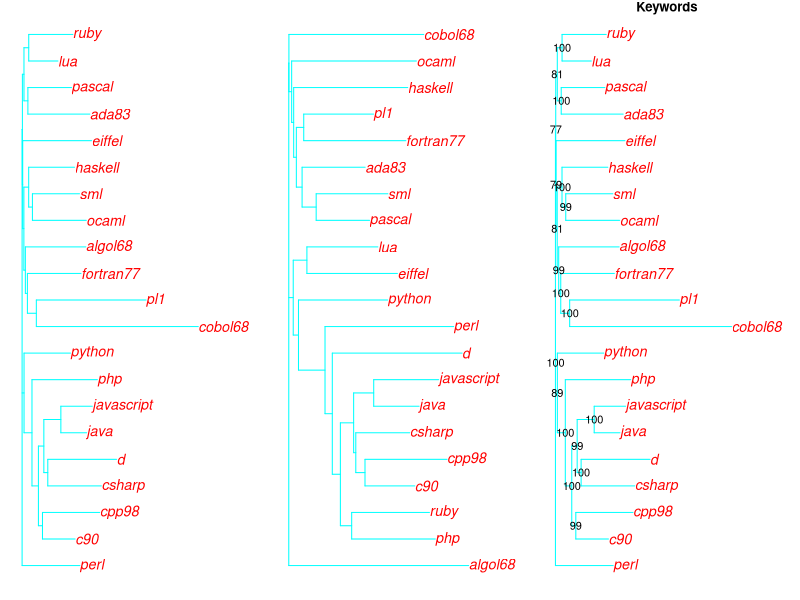
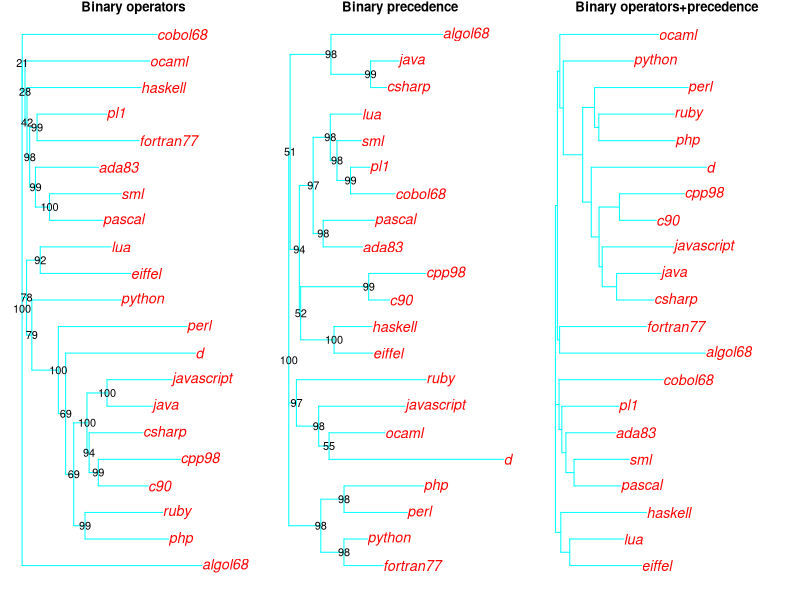
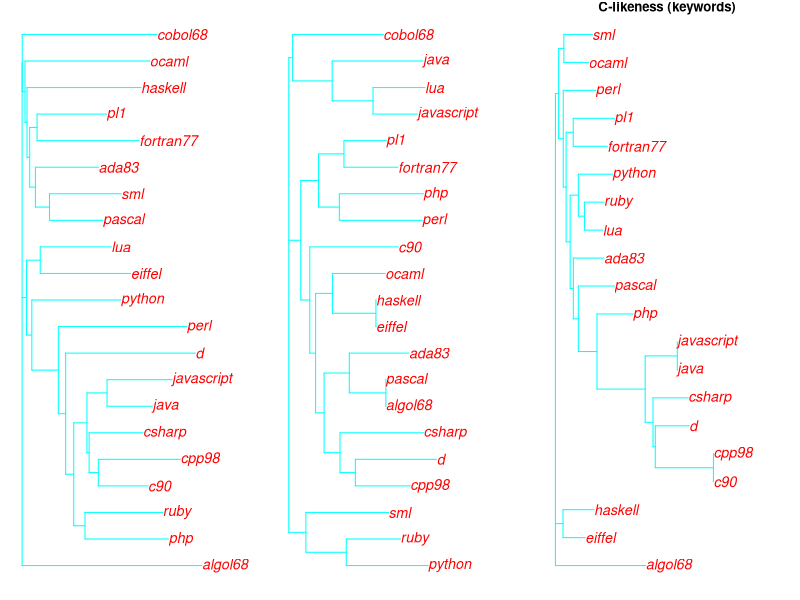

Recreate these plots in R, in order.
#
# mkphylo.R, 24 Apr 22
#
# Build phylogenetic trees from one or more traits in lang.csv
# Uses a distance matrix approach

library("ape")
library("colorspace")
library("reshape2")

pal_col=rainbow(2)

phylo_plot=function(l_info, info_str="")
{
k_data=dcast(l_info, value ~ language, length)
k_data$value=NULL
k_adj=as.matrix(k_data)

key_dist=dist(t(k_adj))

key_phy=nj(key_dist)
plot(key_phy, cex=1.3, tip.color=pal_col[1], edge.color=pal_col[2], main=info_str)

return(key_dist)
}


# Generate num_iter variants of each language
boot_lang=function(l_info, num_iter=100)
{
# Generate for one language
boot_trait=function(lang_col)
   {
   # Add 5% new traits, rounded up
   num_new_trait=trunc(0.5+0.05*sum(k_adj[ , lang_col]))
   new_tree=function()
      {
      # A random sample of new trait values drawn from all possible values
      new_traits=sample(1:num_traits, num_new_trait)
      mod_adj=k_adj
      mod_adj[new_traits, lang_col]=1 # ignore the possibility that trait is already present

      # Build tree
      key_dist=dist(t(mod_adj))
      t=NULL # otherwise any global t will be used :-O
      t[[1]]=nj(key_dist) # using as.list does not have the desired effect
      return(t)
      }
   return(replicate(num_iter, new_tree())) # Build lots of variants
   }

# Build adjacency matrix and modify this
k_data=dcast(l_info, value ~ language, length)
k_data$value=NULL # remove value column
k_adj=as.matrix(k_data) # convert to adjacency matrix

num_langs=ncol(k_adj)
num_traits=nrow(k_adj)

t=sapply(1:num_langs, boot_trait) # iterate over all languages
return(t)
}

# Plot tree with bootstrapped percentages
phylo_boot_plot=function(l_info, info_str="")
{
k_data=dcast(l_info, value ~ language, length)
k_data$value=NULL
k_adj=t(as.matrix(k_data))

tree=nj(dist(k_adj))

## the 'genetric' specific bootstrap function
# bstrees=boot.phylo(tree, k_adj, fun, B=1000, trees = TRUE)$trees

bstrees=boot_lang(l_info)
## get proportions of each clade:
clad=prop.clades(tree, bstrees, rooted = FALSE)
## get proportions of each bipartition:
# boot=prop.part(tree, bstrees)

plot(tree, cex=1.3, tip.color=pal_col[1], edge.color=pal_col[2], main=info_str)
# drawSupportOnEdges(boot)
nodelabels(trunc(100*clad/(nrow(k_adj)*100)), frame="none") # Display percentage

return(dist(k_adj))
}


linf=read.csv("lang-info/lang.csv", as.is=TRUE)


par(mar=c(1, 1, 1, 1))

lkey=subset(linf, trait == "keyword")
lbinop=subset(linf, trait == "binary-operator")
lbinprec=subset(linf, trait == "binary-precedence")
lfundef=subset(linf, trait == "function-definition")

# Check for suspicious counts
# sort(table(lbinop$value))
# Check for duplicates
# t=ddply(lkey, .(language), function(df) count(df$value))
# t[which(t$freq > 1), ]
# t=ddply(lbinop, .(language), function(df) count(df$value))
# t[which(t$freq > 1), ]
# t=ddply(lfundef, .(language), function(df) count(df$value))
# t[which(t$freq > 1), ]

par(mfcol=c(1, 3))

key_dist=phylo_plot(lkey)

binop_dist=phylo_plot(lbinop)

key_dist=phylo_boot_plot(lkey, "Keywords")
binop_dist=phylo_boot_plot(lbinop, "Binary operators")

bprec_dist=phylo_boot_plot(lbinprec, "Binary precedence")

# Combine multiple distance matrices
# Range of distance values will depend on the number of attributes.
# Normalise by dividing by distance mean.
comb_dist=as.matrix(binop_dist)/mean(binop_dist)+0.2*as.matrix(bprec_dist/mean(bprec_dist))
comb_phy=nj(comb_dist)
plot(comb_phy, cex=1.3, tip.color=pal_col[1], edge.color=pal_col[2],
				main="Binary operators+precedence")

bprec_dist=phylo_plot(lbinop)
func_dist=phylo_plot(lfundef)

# Extract language information based on keywords shared with C
c_keywords=subset(lkey, language=="c90")$value
c_like=subset(lkey, value %in% c_keywords)

clike_dist=phylo_plot(c_like, "C-likeness (keywords)")

